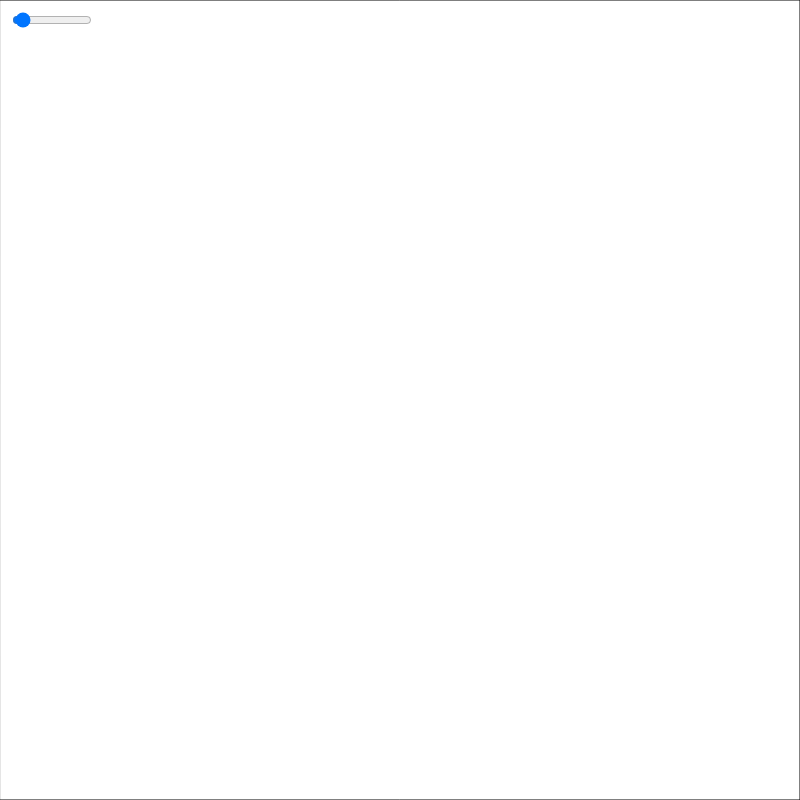
Frame 1 (no input)
Frame 60 (no input): identical to frame 1, image omitted
Frame 120 (the mouse pressed at the canvas centre since frame 60): identical to frame 1, image omitted

The p5.js sketch that drew this single still picture (run headless with seeded random() and noise() and a simulated clock; from frame 60 on, the mouse is pressed at the canvas centre):

// p5.js sketch
// ── sketch.js
let width = 800;
let height = 800;
let size = 0;
var points = [];
let iterations = 15;
let slider;

function setup() {
	createCanvas(width, height);
	slider = createSlider(0, 20, 1);
	slider.position(10, 10);
	slider.style('width', '80px');
}

function mouseClicked()
{
	points[size] = [];
	points[size][0] = mouseX; 
	points[size][1] = mouseY;
	size ++;
}

function draw() {
	iterations = slider.value();
	background(255);
	rect(0, 0, width, height);
	points.forEach(element => {
		point(element[0], element[1]);
	});
	if(size>1)
	{
		initx = fuckRecursion0(0, 0, size);
		inity = fuckRecursion1(0, 0, size);
		for(let i = 1; i < size * iterations+1; i++)
		{
			t = i / (size * iterations);
			x = fuckRecursion0(t, 0, size);
			y = fuckRecursion1(t, 0, size);
			line(initx, inity, x, y);
			initx = x;
			inity = y;
			point(x, y);
		}
	}
}

//Bezier for x recursively
function fuckRecursion0(t, start, end) {
	if(start == size) return mouseX;
	if(start == end) return points[start][0];
	let value = (1 - t) * fuckRecursion0(t, start, end - 1) + t * fuckRecursion0(t, start+1, end);
	return value;
}

//Bezier for y recursively
function fuckRecursion1(t, start, end) {
	if(start == size) return mouseY;
	if(start == end) return points[start][1];
	let value = (1 - t) * fuckRecursion1(t, start, end - 1) + t * fuckRecursion1(t, start+1, end);
	return value;
}
